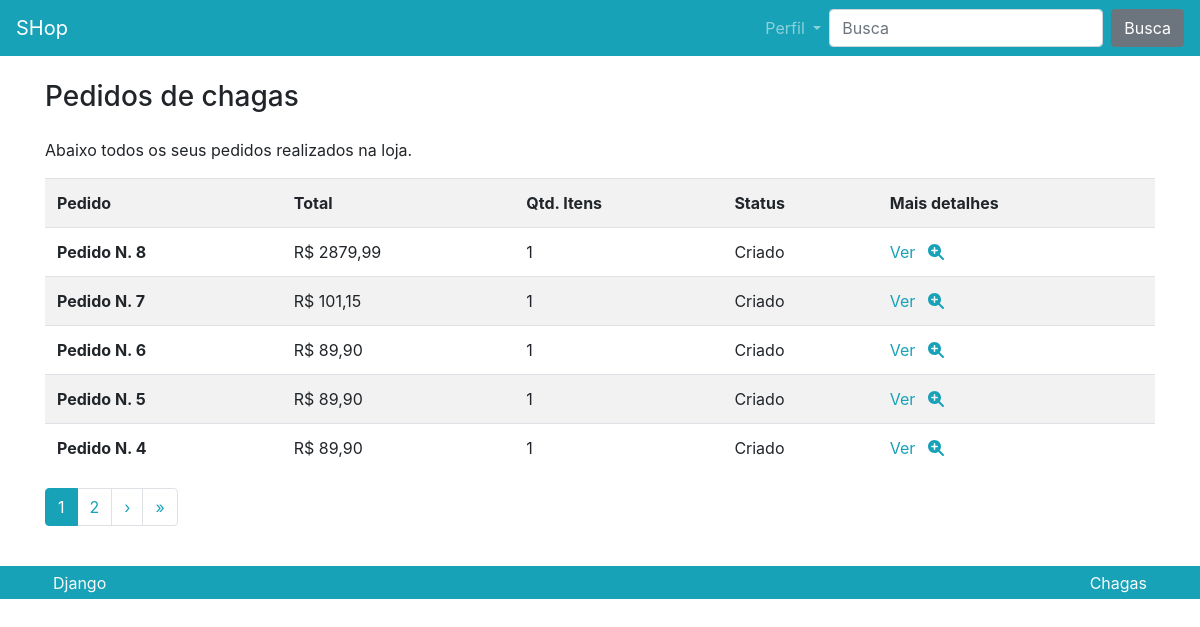
The page /pedido/listapedido/ (signed in) on the database as committed earlier.
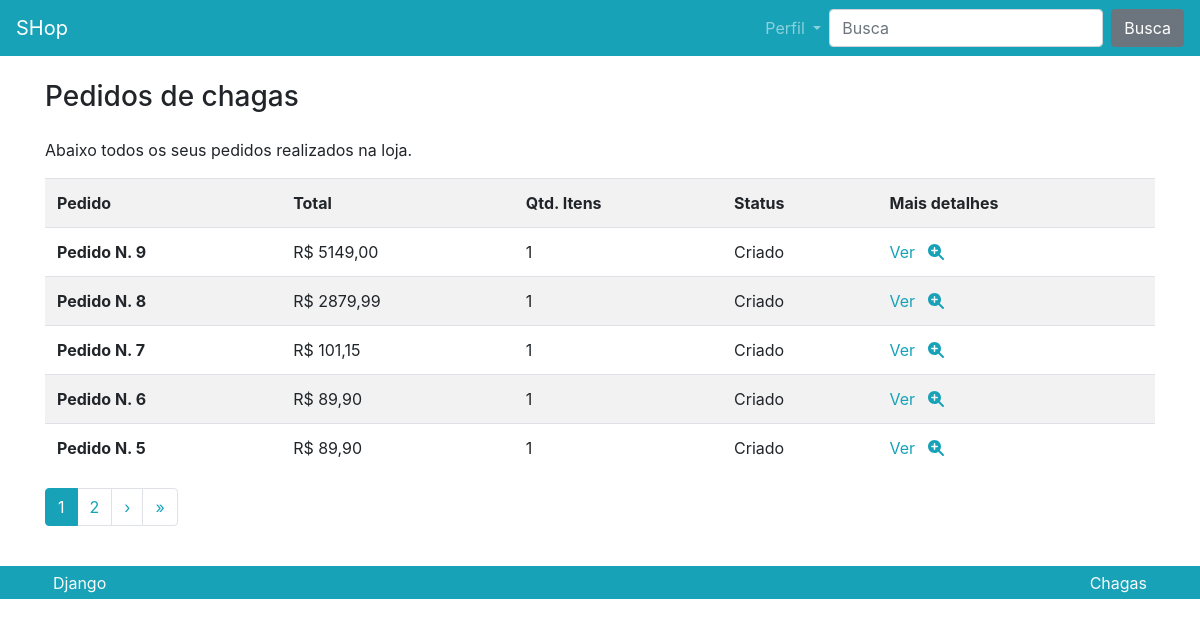
The same page on the database as committed later.
### pedidos/models.py (models this page shows)
class Pedido(models.Model):
    usuario = models.ForeignKey(User, on_delete=models.CASCADE)
    total = models.FloatField()
    qtd_total = models.PositiveIntegerField()
    status = models.CharField(
        default='C',
        max_length=1,
        choices=(
            ('A', 'Aprovado'),
            ('C', 'Criado'),
            ('R', 'Reprovado'),
            ('P', 'Pendente'),
            ('E', 'Enviado'),
            ('F', 'Finalizado'),
        )
    )
    def __str__(self) -> str:
        return f'Pedido N. {self.pk}'

### pedidos/views/listapedido.py (the view)
# urls.py: path('listapedido/', views.ListaPedido.as_view(), name='listapedido'),
@method_decorator(
    login_required(
        login_url='perfil:criar', redirect_field_name='next'), name='dispatch')
class ListaPedido(ListView):
    template_name = 'pedidos/listapedido.html'
    model = Pedido
    context_object_name = 'pedidos'
    paginate_by = 5
    ordering = ['-id']
    def get_queryset(self, *args, **kwargs):
        qs = super().get_queryset(*args, **kwargs)
        qs = qs.filter(usuario=self.request.user)
        return qs

### produto/templatetags/filter.py (called while the page is built)
@register.filter
def formata_preco(valor):
    return f'R$ {valor:.2f}'.replace('.', ',')

### pedidos/templates/pedidos/listapedido.html (shortened to what this page needs)
{% extends 'partials/_base.html' %}
{% load filter %}
{% block conteudo %}
<div class="row">
    <div class="col">
        <h3 class="mb-4">Pedidos de {{user}}</h3>
        <p>Abaixo todos os seus pedidos realizados na loja.</p>
        <div class="table-responsive">
            <table class="table table-striped">
                <tr>
                    <th scope="col">Pedido</th>
                    <th scope="col">Total</th>
                    <th scope="col">Qtd. Itens</th>
                    <th scope="col">Status</th>
                    <th scope="col">Mais detalhes</th>
                </tr>
                {% for pedido in pedidos %}
                <tr>
                    <th scope="row">{{pedido}}</td>
                    <td>{{pedido.total|formata_preco}}</td>
                    <td>{{pedido.qtd_total}}</td>
                    <td>{{pedido.get_status_display}}</td>
                    <td>
                        <a href="{% url 'pedido:detalhe' pedido.id %}">
                            Ver <i class="fas fa-search-plus ml-2"></i>
                        </a>
                    </td>
                </tr>
                {% endfor %}
            </table>
        </div>
    </div>
</div>
{% include 'partials/_paginacao.html' %}
{% endblock conteudo %}

### templates/partials/_base.html (shortened to what this page needs)
<!doctype html>
<html lang="en">
<head>
    {% include 'partials/_head.html' %}
</head>
<body>
    <nav class="navbar navbar-dark bg-primary navbar-expand-lg">
        {% include 'partials/_nav.html' %}
    </nav>
    <main class="container mt-4 mb-4">
        {% block conteudo %}
        {% endblock conteudo %}
    </main>
   {% include 'partials/_footer.html' %}
</body>
</html>

### templates/partials/_head.html (shortened to what this page needs)
{% load static %}
<link rel="stylesheet" href="{% static 'vendor/bootstrap/css/bootstrap.css' %}">
<link rel="stylesheet" href="{% static 'vendor/custom/css/style.css' %}">

### templates/partials/_nav.html (shortened to what this page needs)
{% load filter %}
<a class="navbar-brand" href="{% url 'produto:lista' %}">SHop</a>
        <div class="collapse navbar-collapse" id="navbarSupportedContent">
            <ul class="navbar-nav ml-auto">
                <li class="nav-item dropdown">
                    <a class="nav-link dropdown-toggle" href="#" id="navbarDropdown" role="button"
                        data-toggle="dropdown" aria-haspopup="true" aria-expanded="false">
                        Perfil
                    </a>
                </li>
            </ul>
            <form class="form-inline my-2 my-lg-0" method="GET" action="{% url 'produto:busca' %}">
                <input name="termo" value="{{request.GET.termo}}" class="form-control mr-sm-2" type="search" placeholder="Busca" aria-label="busca">
                <button class="btn btn-secondary my-2 my-sm-0" type="submit">Busca</button>
            </form>
        </div>

### templates/partials/_paginacao.html (shortened to what this page needs)
{% if is_paginated %}
<div class="pagination">
    <ul class="pagination">
        {% for num in page_obj.paginator.page_range %}
        {% if page_obj.number == num %}
        <li class="page-item active">
            <a class="page-link" href="?page={{ num }}">{{ num }}</a>
        </li>
        {% elif num > page_obj.number|add:'-3' and num < page_obj.number|add:'3' %}
        <li class="page-item">
            <a class="page-link" href="?page={{ num }}">{{ num }}</a>
        </li>
        {% endif %}
        {% endfor %}
        {% if page_obj.has_next %}
        <li class="page-item">
            <a class="page-link" href="?page={{ page_obj.next_page_number }}">&rsaquo;</a>
        </li>
        <li class="page-item">
            <a class="page-link" href="?page={{ page_obj.paginator.num_pages }}">&raquo;</a>
        </li>
        {% endif %}
    </ul>
</div>
{% endif %}

### templates/partials/_footer.html (shortened to what this page needs)
{% load static %}
<footer class="container-fluid bg-primary">
    <div class="container text-light">
        <div class="row">
            <div class="col">
                <div class="p-1">
                    <span class="align-middle p-1">Django</span>
                </div>
            </div>
            <div class="col">
                <div class="p-1 text-right">
                    <span class="align-middle p-1">Chagas</span>
                </div>
            </div>
        </div>
    </div>
</footer>

Rows that differ between the two databases and show on the page:
no longer on this page (row unchanged): Pedido: id "Pedido N. 4", total "R$ 89,90", qtd_total "1", status "Criado"
added Pedido: id "Pedido N. 9", total "R$ 5149,00", qtd_total "1", status "Criado"
